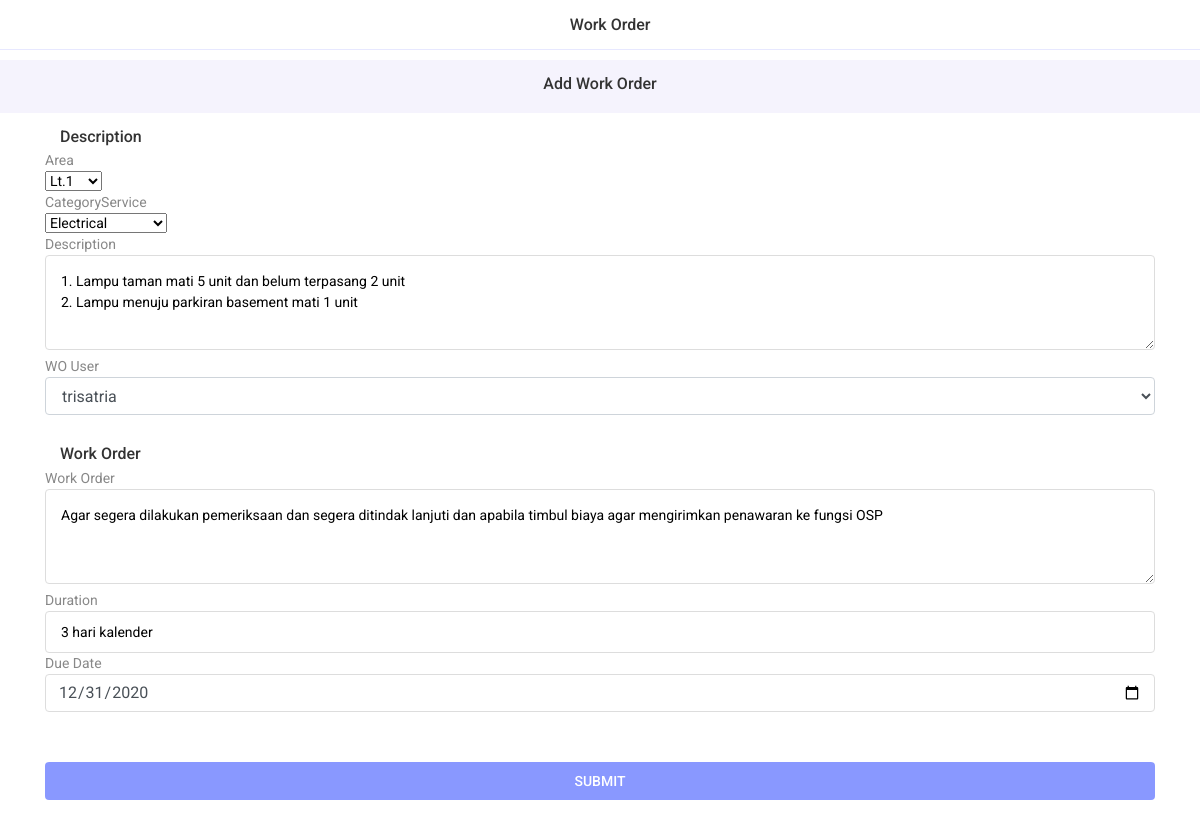
Page /workorder/work/edit/day=3 (signed in) on the committed database.
### workorder/models.py (models this page shows, shortened)
class wo_description(models.Model):
    area_choice = (
        ('Lt.UG', 'Lt.UG'),
        ('Lt.1', 'Lt.1'),
        ('Lt.2', 'Lt.2'),
        ('Lt.3', 'Lt.3'),
        ('Lt.4', 'Lt.4'),
        ('Lt.5', 'Lt.5'),
        ('Lt.6', 'Lt.6'),
        ('Lt.7', 'Lt.7'),
        ('Lt.8', 'Lt.8'),
        ('Lt.9', 'Lt.9'),
    )
    category_service = (
        ('Mechanical', 'Mechanical'),
        ('Electrical', 'Electrical'),
        ('Security', 'Security'),
        ('Cleaning', 'Cleaning'),
        ('Sivil/Architectur', 'Sivil/Architectur'),
        ('Electronics', 'Electronics'),
        ('Others', 'Others'),
    )
    last_update = models.DateTimeField(
        _("Last Update"), name="lastUpdate", auto_now=True, auto_now_add=False)
    create_at = models.DateTimeField(
        _("Create At"), name="createAt", auto_now=False, auto_now_add=True)
    is_delete = models.BooleanField(
        _("Is Delete"), name="isDelete", null=True, blank=True, default=False)
    woUser = models.ForeignKey(User, verbose_name=_("WO User"), name="woUser", on_delete=models.PROTECT,
                               null=True, blank=True, limit_choices_to={'groups__name': 'maker'})
    division = models.CharField(
        _("Division"), max_length=10, null=True, blank=True, default="OSP")
    area = MultiSelectField(
        _("Area"), name='area', choices=area_choice, null=True, blank=True)
    categoryService = MultiSelectField(_("Category Service"), name='categoryService',
                                       choices=category_service, null=True, blank=True)
    csOthers = models.CharField(_("Category Service Others"), name='csOthers',
                                max_length=20, null=True, blank=True, default='')
    description = models.TextField(
        _("Description"), null=True, blank=True, max_length=1000, name="description")
    descriptionDay = models.ForeignKey(wo_day, verbose_name=_(
        "Description Day"), related_name="descriptionDay", on_delete=models.PROTECT, null=True, blank=True)
    class Meta:
        verbose_name = _("description")
        verbose_name_plural = _("descriptions")

class wo_workorder(models.Model):
    last_update = models.DateTimeField(
        _("Last Update"), name="lastUpdate", auto_now=True, auto_now_add=False)
    create_at = models.DateTimeField(
        _("Create At"), name="createAt", auto_now=False, auto_now_add=True)
    is_delete = models.BooleanField(
        _("Is Delete"), name="isDelete", null=True, blank=True, default=False)
    woMaker = models.ForeignKey(User, verbose_name=_("WO Maker"), related_name="woMaker",
                                on_delete=models.PROTECT, null=True, blank=True, limit_choices_to={'groups__name': 'maker'})
    woChecker = models.ForeignKey(User, verbose_name=_("WO Checker"), related_name="woChecker",
                                  on_delete=models.PROTECT, null=True, blank=True, limit_choices_to={'groups__name': 'checker'})
    woSigner = models.ForeignKey(User, verbose_name=_("WO Signer"), related_name="woSigner",
                                 on_delete=models.PROTECT, null=True, blank=True, limit_choices_to={'groups__name': 'signer'})
    workorder = models.TextField(
        _("Work Order"), name="workorder", max_length=1000, null=True, blank=True)
    duration = models.CharField(
        _("Duration"), max_length=50, null=True, blank=True, name="duration")
    due_date = models.DateField(
        _("Due Date"), auto_now=False, auto_now_add=False, name="dueDate")
    workorderDay = models.ForeignKey(wo_day, verbose_name=_(
        "Work Order Day"), related_name="workorderDay", on_delete=models.PROTECT, null=True, blank=True)
    workorderDescription = models.ForeignKey(wo_description, verbose_name=_(
        "Work Order Description"), related_name="workorderDescription", on_delete=models.PROTECT, null=True, blank=True)
    class Meta:
        verbose_name = _("work order")
        verbose_name_plural = _("work orders")

### user/decorators.py (the view)
    def wrapper_function(request, *args, **kwargs):
        group = None
        if request.user.groups.exists():
            group = request.user.groups.all().first().name
        if group == 'maker':
            return view_func(request, *args, **kwargs)
        else:
            return redirect('401_unauthorized_maker')

### workorder/forms.py
class descriptionForm(forms.ModelForm):
    class Meta:
        model = wo_description
        fields = ['area','categoryService','description', 'woUser']
    def __init__(self, *args, **kwargs):
        super().__init__(*args, **kwargs)
        self.fields["description"].widget.attrs.update(
            {'type': "text", 'id': "description", 'name': 'description', 'label': 'Description', 'help text': 'Description', 'autocomplete': 'off', 'height': "200", 'rows': '3'})
        self.fields["woUser"].widget.attrs.update(
            {'id': "woUser", 'name': 'woUser', 'label': 'Petugas OSP (Maker)', 'help text': 'Petugas OSP (Maker)', 'autocomplete': 'off', 'class': "form-control", })

class workorderForm(forms.ModelForm):
    class Meta:
        model = wo_workorder
        fields = ['workorder', 'duration', 'dueDate']
        widgets = {
            'dueDate': forms.DateInput(format=('%Y-%m-%d'), attrs={'type': "date", 'id': "dueDate", 'name': 'dueDate', 'autocomplete': 'off', 'label': 'Due Date', 'help text': 'Due Date', 'class': "form-control"}),
        }
    def __init__(self, *args, **kwargs):
        super().__init__(*args, **kwargs)
        self.fields["workorder"].widget.attrs.update(
            {'type': "text", 'id': "workorder", 'name': 'workorder', 'autocomplete': 'off', 'label': 'Work Order', 'help text': 'Work Order', 'height': "200", 'rows': '3'})
        self.fields["duration"].widget.attrs.update(
            {'type': "text", 'id': "duration", 'name': 'duration', 'autocomplete': 'off', 'label': 'Duration', 'help text': 'Duration'})
        self.fields["dueDate"].widget.attrs.update(
            {'type': "date",'id': "dueDate", 'name': 'dueDate', 'autocomplete': 'off', 'label': 'Due Date', 'help text': 'Due Date'})

### templates/workorder/wo_work_edit.html (shortened to what this page needs)
{% extends 'base.html' %}{% load static %}
{% block navbar %}
<div class="left"><a href='{% url "wo_home" %}' class="link"><i class="icon ion-ios-arrow-back"></i></a>
</div>
<div class="title">{{title}}</div>
{% endblock navbar %}
{% block page_wrapper %}
<div class="newsletter bg-lightblue">
    <div class="separator-small"></div>
    <div class="section-title text-center title-large">
        <h6>Add Work Order</h6>
    </div>
    <div class="separator-small"></div>
</div>
<div class="form-elements">
    <div class="container">
        <form method="POST" class="form-outline form-horizontal">
            <div class="section-title">
                <h6>Description</h6>
            </div>
            <div class="form-wrapper">
                <div class="input-wrap">
                    {% for field in d_form %}
                    <p>{{field.label}}</p>
                    <p>{{field}}</p>
                    {% endfor %}
                </div>
            </div>
            <div class="separator-small"></div>
            <div class="section-title">
                <h6>Work Order</h6>
            </div>
            <div class="form-wrapper">
                <div class="input-wrap">
                    {% for field in w_form %}
                    <p>{{field.label}}</p>
                    <p>{{field}}</p>
                    {% endfor %}
                </div>
            </div>
            <div class="separator-large"></div>
            <div class="button-default">
                <button type="submit" class="button">SUBMIT</button>
            </div>
        </form>
    </div>
</div>
{% endblock page_wrapper %}

### static/css/style.css (style rules this page uses)
body { font-family: 'Roboto', sans-serif; color: #888; font-size: 14px; font-weight: 400; background: #fff; }
h1, h2, h3, h4, h5, h6 { line-height: 110%; font-family: 'Roboto', sans-serif; margin: 0; font-weight: 500; color: #333; }
h6 { font-size: 16px; }
a { color: #333; }
p { margin: 0; }
input { width: 100%; height: 42px; background: #eee; border-radius: 4px; border: 0; padding: 2px 15px; font-size: 14px; }
textarea { width: 100%; border-radius: 4px; border: 0; padding: 15px; font-size: 14px; }
.input-wrap { margin-bottom: 15px; }
.input-wrap:last-child { margin-bottom: 0; }
.form-outline input { background: #fff; border: 1px solid #ddd; }
.form-outline textarea { background: #fff; border: 1px solid #ddd; }
.bg-lightblue { background: #f5f3fd !important; }
.separator-small { height: 15px; }
.separator-large { height: 30px; }
.section-title { margin: 0 15px 15px; }
.navbar .link { display: flex; font-size: 26px; height: 50px; align-items: center; }
.navbar .title { font-size: 16px; color: #333; font-weight: 500; }
.button { background: #8998ff; border-radius: 4px; padding: 0 12px; line-height: 38px; font-size: 14px; font-weight: 500; color: #fff; text-transform: none; margin-top: 20px; border: 0; width: 100%; text-align: center; display: inline-block; }

### templates/base.html (style rules this page uses)
.section-title { margin-bottom: 5px; }

### templates/workorder/wo_work_edit.html (style rules this page uses)
.form-elements .section-title { margin-top: 15px; }

### rows in the picture
wo_description: d_form "Lt.1" "Electrical" "1. Lampu taman mati 5 unit dan belum terpasang 2 unit 2. Lampu menuju parkiran basement mati 1 unit" "trisatria"
wo_workorder: w_form "Agar segera dilakukan pemeriksaan dan segera ditindak lanjuti dan apabila timbul biaya agar mengirimkan penawaran ke fungsi OSP" "3 hari kalender" "12/31/2020"

### other values in the picture
{{ title }} "Work Order"
{{ field.label }} "Area" "CategoryService" "Description" "WO User"
{{ field.label }} "Work Order" "Duration" "Due Date"
